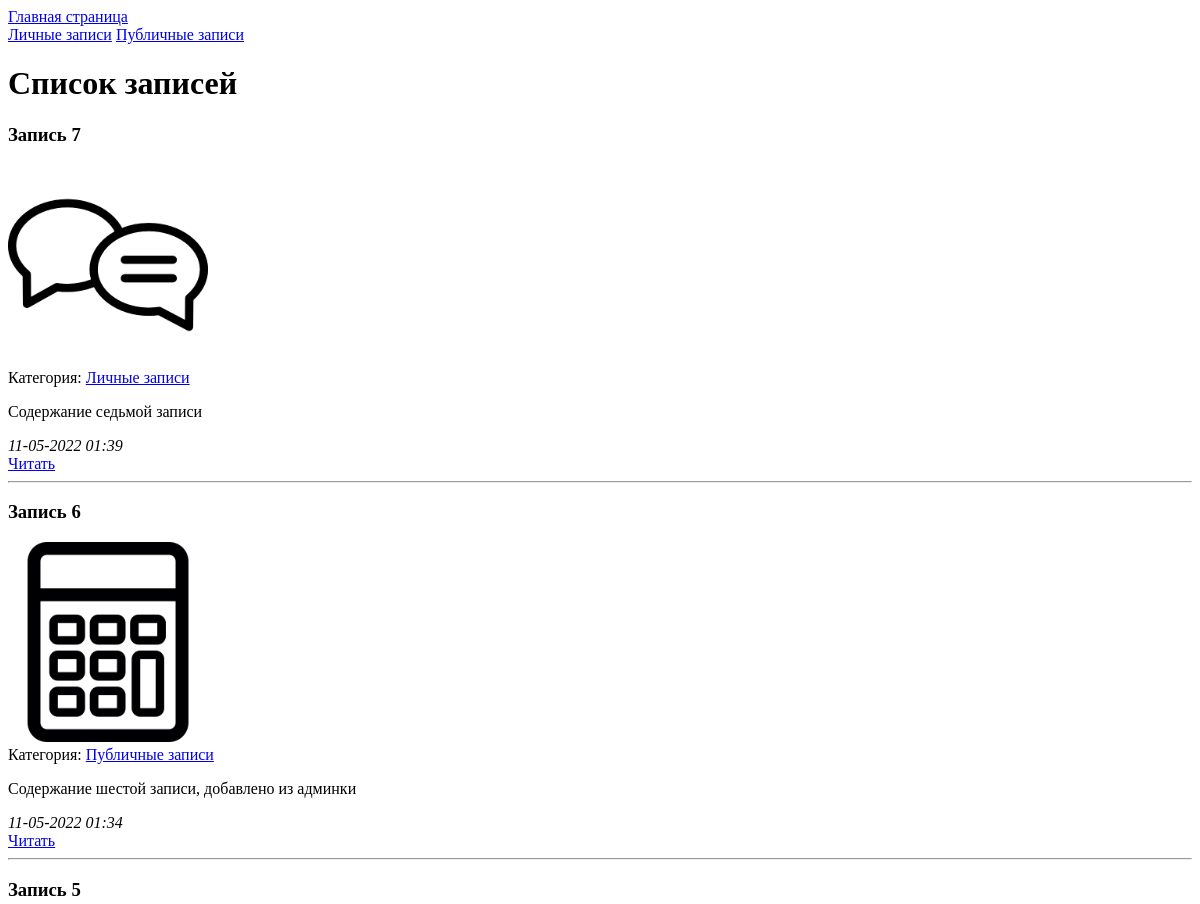
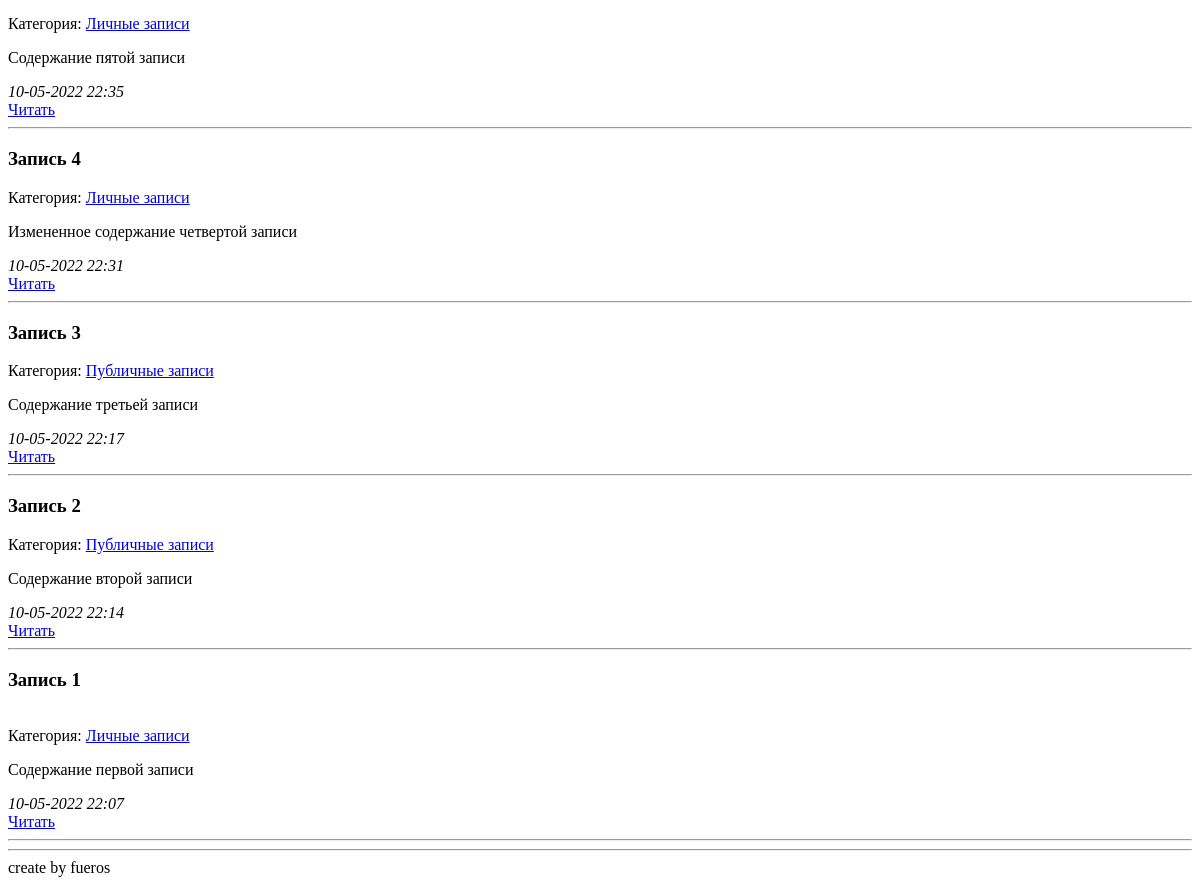
Before: / with the older database file (2 pictures, top to bottom).
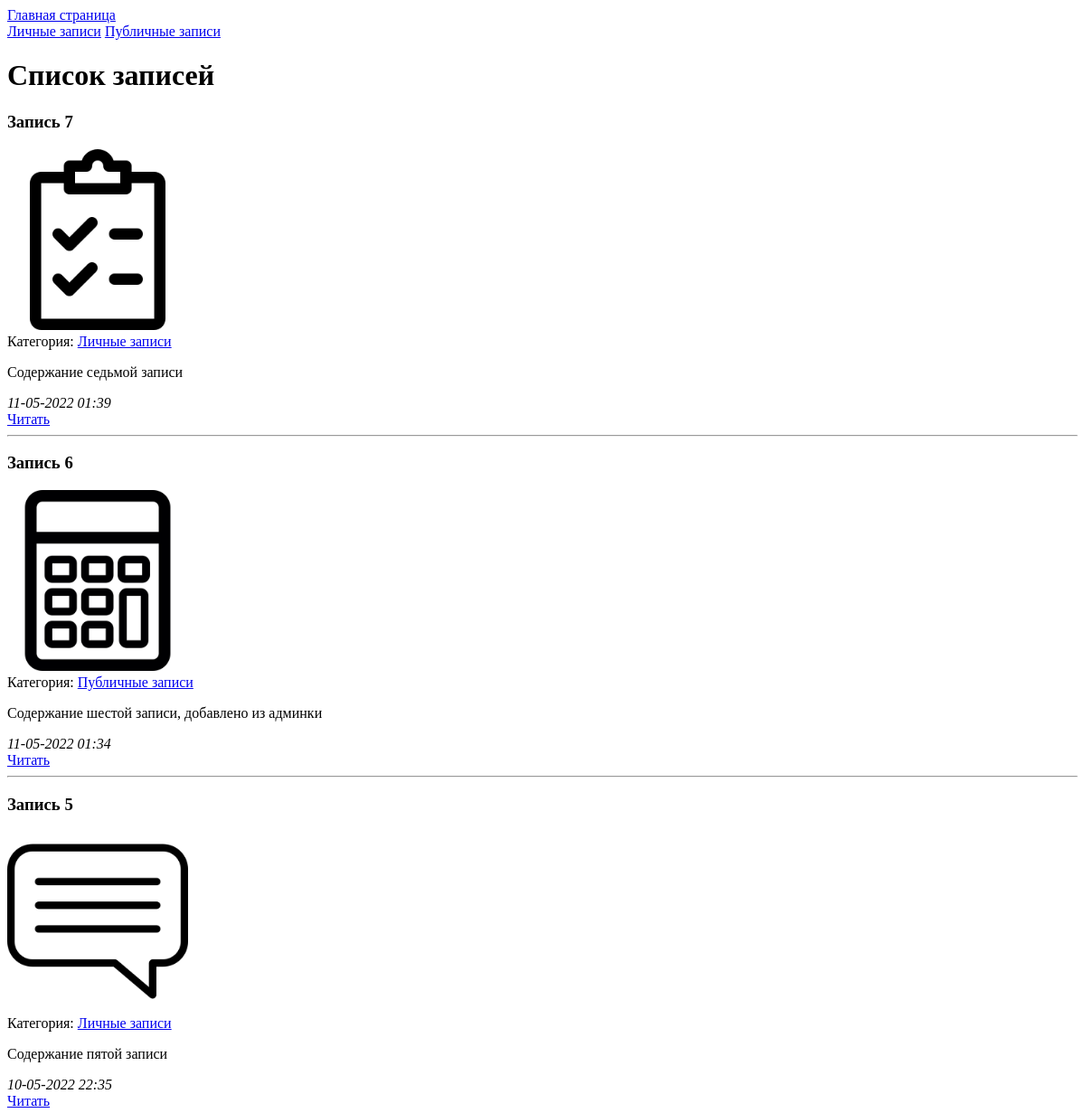
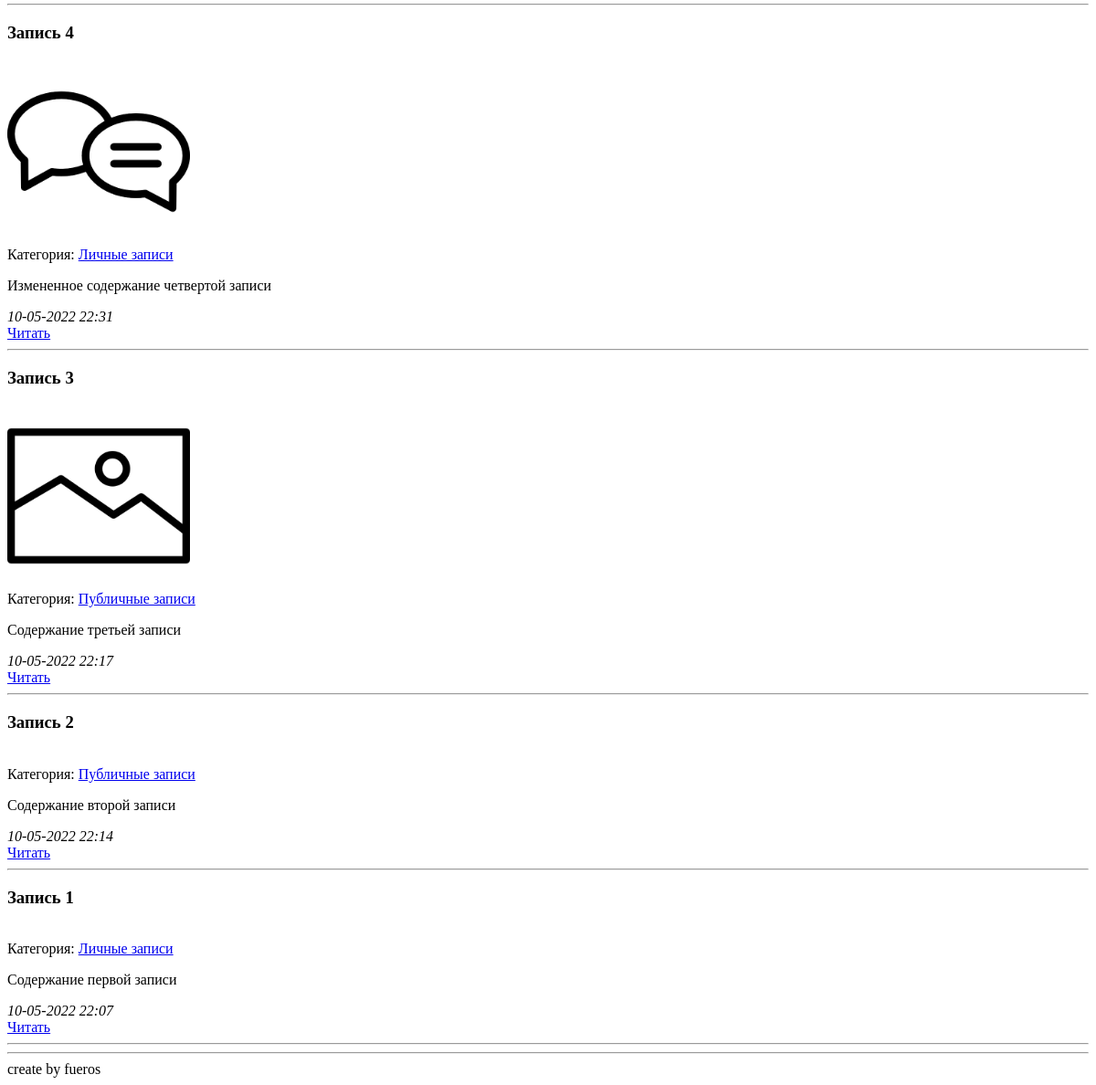
After: the same page with the newer database file (2 pictures, top to bottom).
### blog/models.py (models this page shows, shortened)
class Blog(models.Model):
    title = models.CharField('Заголовок', max_length=50)
    text = models.TextField('Содержание', max_length=2000)
    created_ad = models.DateTimeField('Дата публикации', auto_now_add=True)
    updated_ad = models.DateTimeField('Обновлено', auto_now=True)
    image = models.ImageField('Изображение', upload_to='image/%Y/%m/%d', blank=True)
    is_published = models.BooleanField('Опубликовано', default=True)
    category = models.ForeignKey('Category', on_delete=models.PROTECT, null=True)
    def get_absolute_url(self):
        return reverse('view_note', kwargs={'note_id': self.pk})
    class Meta:
        verbose_name = 'Запись'
        verbose_name_plural = 'Записи'
        ordering = ['-created_ad']

class Category(models.Model):
    title = models.CharField('Наименование категории', max_length=50, db_index=True)
    def get_absolute_url(self):
        return reverse('category', kwargs={'category_id': self.pk})
    def __str__(self):
        return self.title
    class Meta:
        verbose_name = 'Категория'
        verbose_name_plural = 'Категории'
        ordering = ['title']

### blog/views.py (the view)
# urls.py: path('', index, name='home'),
def index(request):
    blog = Blog.objects.all()
    context = {
        'blog': blog,
        'title': 'Список записей',
    }
    return render(request, 'blog/index.html', context)

### blog/templatetags/blog_tags.py (called while the page is built)
@register.inclusion_tag('blog/include/list_categories.html')
def show_categories():
    categories = Category.objects.all()
    return {'categories': categories}

### blog/templates/blog/index.html (shortened to what this page needs)
{% extends 'base.html' %}
{% block content %}
    <h1>{{ title }}</h1>
    <div>{% include 'blog/include/list_notes.html' %}</div>
{% endblock %}

### blog/templates/blog/include/list_notes.html
<div>
    {% for note in blog %}
        <div><h3>{{ note.title }}</h3></div>
        <div>
            {% if note.image %}
                <img src="{{ note.image.url }}" alt="" width="200">
            {% endif %}
        </div>
        <div>Категория: <a href="{{ note.category.get_absolute_url }}">{{ note.category }}</a></div>
        <div><p>{{ note.text }}</p></div>
        <div><i>{{ note.created_ad|date:"d-m-Y H:i" }}</i></div>
        <div><a href="{{ note.get_absolute_url }}">Читать</a></div>
        <hr/>
    {% endfor %}
</div>

Changed rows visible on the page:
changed Blog "Запись 7": image: a different picture
changed Blog "Запись 5": image: picture added
changed Blog "Запись 4": image: picture added
changed Blog "Запись 3": image: picture added
